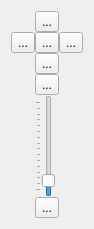
<ui version="4.0" >
 <class>Navigation</class>
 <widget class="QWidget" name="Navigation" >
  <property name="geometry" >
   <rect>
    <x>0</x>
    <y>0</y>
    <width>92</width>
    <height>229</height>
   </rect>
  </property>
  <property name="windowTitle" >
   <string>Navigation</string>
  </property>
  <layout class="QGridLayout" name="gridLayout" >
   <item row="0" column="0" >
    <layout class="QGridLayout" >
     <property name="margin" >
      <number>0</number>
     </property>
     <property name="spacing" >
      <number>0</number>
     </property>
     <item row="5" column="1" >
      <widget class="QToolButton" name="zoomOutButton" >
       <property name="toolTip" >
        <string>Zoom Out</string>
       </property>
       <property name="whatsThis" >
        <string>Zoom out by pressing this button to see less details.</string>
       </property>
       <property name="text" >
        <string>...</string>
       </property>
       <property name="icon" >
        <iconset resource="../../../marble.qrc" >
         <normaloff>:/icons/zoom-out.png</normaloff>:/icons/zoom-out.png</iconset>
       </property>
       <property name="shortcut" >
        <string>-</string>
       </property>
      </widget>
     </item>
     <item row="1" column="1" >
      <widget class="QToolButton" name="goHomeButton" >
       <property name="toolTip" >
        <string>Navigate to your 'Home Location'</string>
       </property>
       <property name="whatsThis" >
        <string>Click this button to restore the original zoom level and view angle.</string>
       </property>
       <property name="text" >
        <string>...</string>
       </property>
       <property name="icon" >
        <iconset resource="../../../marble.qrc" >
         <normaloff>:/icons/go-home.png</normaloff>:/icons/go-home.png</iconset>
       </property>
       <property name="shortcut" >
        <string>Home</string>
       </property>
      </widget>
     </item>
     <item row="1" column="2" >
      <widget class="QToolButton" name="moveRightButton" >
       <property name="toolTip" >
        <string>Right</string>
       </property>
       <property name="whatsThis" >
        <string>Rotates the earth clockwise around its axis.</string>
       </property>
       <property name="text" >
        <string>...</string>
       </property>
       <property name="icon" >
        <iconset resource="../../../marble.qrc" >
         <normaloff>:/icons/arrow-right.png</normaloff>:/icons/arrow-right.png</iconset>
       </property>
      </widget>
     </item>
     <item row="0" column="1" >
      <widget class="QToolButton" name="moveUpButton" >
       <property name="toolTip" >
        <string>Up</string>
       </property>
       <property name="whatsThis" >
        <string>Tilts the earth's axis towards the user.</string>
       </property>
       <property name="text" >
        <string>...</string>
       </property>
       <property name="icon" >
        <iconset resource="../../../marble.qrc" >
         <normaloff>:/icons/arrow-up.png</normaloff>:/icons/arrow-up.png</iconset>
       </property>
      </widget>
     </item>
     <item row="4" column="1" >
      <widget class="QSlider" name="zoomSlider" >
       <property name="sizePolicy" >
        <sizepolicy vsizetype="MinimumExpanding" hsizetype="Fixed" >
         <horstretch>0</horstretch>
         <verstretch>0</verstretch>
        </sizepolicy>
       </property>
       <property name="toolTip" >
        <string>Zoom Slider</string>
       </property>
       <property name="whatsThis" >
        <string>Use this slider to adjust the zoom level of the map.</string>
       </property>
       <property name="minimum" >
        <number>900</number>
       </property>
       <property name="maximum" >
        <number>2400</number>
       </property>
       <property name="value" >
        <number>1050</number>
       </property>
       <property name="sliderPosition" >
        <number>1050</number>
       </property>
       <property name="tracking" >
        <bool>true</bool>
       </property>
       <property name="orientation" >
        <enum>Qt::Vertical</enum>
       </property>
       <property name="tickPosition" >
        <enum>QSlider::TicksAbove</enum>
       </property>
       <property name="tickInterval" >
        <number>100</number>
       </property>
      </widget>
     </item>
     <item row="3" column="1" >
      <widget class="QToolButton" name="zoomInButton" >
       <property name="toolTip" >
        <string>Zoom In</string>
       </property>
       <property name="whatsThis" >
        <string>Zoom in by pressing this button to see more details.</string>
       </property>
       <property name="text" >
        <string>...</string>
       </property>
       <property name="icon" >
        <iconset resource="../../../marble.qrc" >
         <normaloff>:/icons/zoom-in.png</normaloff>:/icons/zoom-in.png</iconset>
       </property>
       <property name="shortcut" >
        <string>+</string>
       </property>
      </widget>
     </item>
     <item row="2" column="1" >
      <widget class="QToolButton" name="moveDownButton" >
       <property name="toolTip" >
        <string>Down</string>
       </property>
       <property name="whatsThis" >
        <string>Tilts the earth's axis away from the user.</string>
       </property>
       <property name="text" >
        <string>...</string>
       </property>
       <property name="icon" >
        <iconset resource="../../../marble.qrc" >
         <normaloff>:/icons/arrow-down.png</normaloff>:/icons/arrow-down.png</iconset>
       </property>
      </widget>
     </item>
     <item row="1" column="0" >
      <widget class="QToolButton" name="moveLeftButton" >
       <property name="toolTip" >
        <string>Left</string>
       </property>
       <property name="whatsThis" >
        <string>Rotates the earth counterclockwise around its axis.</string>
       </property>
       <property name="text" >
        <string>...</string>
       </property>
       <property name="icon" >
        <iconset resource="../../../marble.qrc" >
         <normaloff>:/icons/arrow-left.png</normaloff>:/icons/arrow-left.png</iconset>
       </property>
      </widget>
     </item>
    </layout>
   </item>
  </layout>
 </widget>
 <resources>
  <include location="../../../marble.qrc" />
 </resources>
 <connections/>
</ui>
